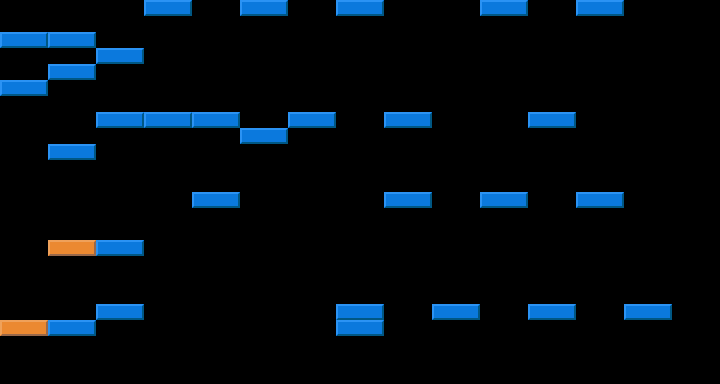

A level layout from a 2D game, rendered from its tile map. Below: a short description, then the map file with its tile-grid data intact:
An orthogonal 15x24 tile map with 48x16 px tiles, 1 tile layer (Tile Layer 1).

<map version="1.0" orientation="orthogonal" renderorder="right-down" width="15" height="24" tilewidth="48" tileheight="16" nextobjectid="1">
 <tileset firstgid="1" name="BlockSpritesheet" tilewidth="48" tileheight="16" tilecount="4" columns="4">
  <image source="../Blocks/BlockSpritesheet.png" trans="000000" width="192" height="16" />
  <tile id="0">
   <properties>
    <property name="Type" value="Blue" />
   </properties>
  </tile>
  <tile id="1">
   <properties>
    <property name="Type" value="Orange" />
   </properties>
  </tile>
  <tile id="2">
   <properties>
    <property name="Type" value="Purple" />
   </properties>
  </tile>
  <tile id="3">
   <properties>
    <property name="Type" value="Black" />
   </properties>
  </tile>
 </tileset>
 <layer name="Tile Layer 1" width="15" height="24">
  <data encoding="csv">
0,0,0,1,0,1,0,1,0,0,1,0,1,0,0,
0,0,0,0,0,0,0,0,0,0,0,0,0,0,0,
1,1,0,0,0,0,0,0,0,0,0,0,0,0,0,
0,0,1,0,0,0,0,0,0,0,0,0,0,0,0,
0,1,0,0,0,0,0,0,0,0,0,0,0,0,0,
1,0,0,0,0,0,0,0,0,0,0,0,0,0,0,
0,0,0,0,0,0,0,0,0,0,0,0,0,0,0,
0,0,1,1,1,0,1,0,1,0,0,1,0,0,0,
0,0,0,0,0,1,0,0,0,0,0,0,0,0,0,
0,1,0,0,0,0,0,0,0,0,0,0,0,0,0,
0,0,0,0,0,0,0,0,0,0,0,0,0,0,0,
0,0,0,0,0,0,0,0,0,0,0,0,0,0,0,
0,0,0,0,1,0,0,0,1,0,1,0,1,0,0,
0,0,0,0,0,0,0,0,0,0,0,0,0,0,0,
0,0,0,0,0,0,0,0,0,0,0,0,0,0,0,
0,2,1,0,0,0,0,0,0,0,0,0,0,0,0,
0,0,0,0,0,0,0,0,0,0,0,0,0,0,0,
0,0,0,0,0,0,0,0,0,0,0,0,0,0,0,
0,0,0,0,0,0,0,0,0,0,0,0,0,0,0,
0,0,1,0,0,0,0,1,0,1,0,1,0,1,0,
2,1,0,0,0,0,0,1,0,0,0,0,0,0,0,
0,0,0,0,0,0,0,0,0,0,0,0,0,0,0,
0,0,0,0,0,0,0,0,0,0,0,0,0,0,0,
0,0,0,0,0,0,0,0,0,0,0,0,0,0,0
</data>
 </layer>
</map>
